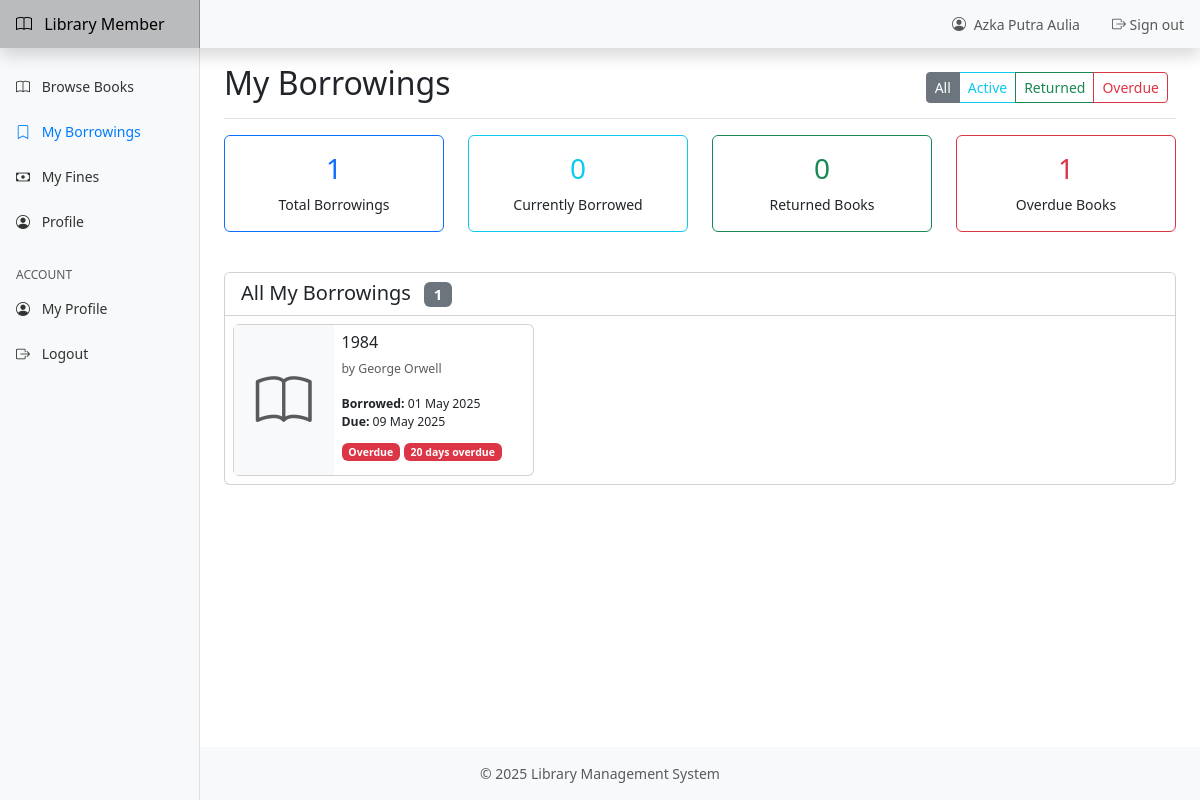
The page /index.php?page=my-borrowings (signed in) on the database its author committed.
### tables this page shows
CREATE TABLE `borrowings` (
  `borrowing_id` int(11) NOT NULL,
  `anggota_id` int(11) NOT NULL,
  `book_id` int(11) NOT NULL,
  `borrow_date` date NOT NULL,
  `due_date` date NOT NULL,
  `return_date` date DEFAULT NULL,
  `status` enum('borrowed','returned','overdue','lost') NOT NULL DEFAULT 'borrowed',
  `fine_amount` decimal(10,2) DEFAULT 0.00,
  `notes` text DEFAULT NULL,
  `created_at` timestamp NOT NULL DEFAULT current_timestamp(),
  `updated_at` timestamp NOT NULL DEFAULT current_timestamp() ON UPDATE current_timestamp()
);

CREATE TABLE `books` (
  `book_id` int(11) NOT NULL,
  `title` varchar(255) NOT NULL,
  `author` varchar(255) DEFAULT NULL,
  `publisher` varchar(255) DEFAULT NULL,
  `year_published` year(4) DEFAULT NULL,
  `isbn` varchar(20) DEFAULT NULL,
  `category` varchar(100) DEFAULT NULL,
  `description` text DEFAULT NULL,
  `cover` longblob DEFAULT NULL,
  `stock` int(11) NOT NULL DEFAULT 0,
  `available_stock` int(11) NOT NULL DEFAULT 0,
  `location` varchar(100) DEFAULT NULL,
  `created_at` timestamp NOT NULL DEFAULT current_timestamp(),
  `updated_at` timestamp NOT NULL DEFAULT current_timestamp() ON UPDATE current_timestamp()
);

### includes/functions.php (called while the page is built, shortened)
<?php
function formatDate($date) {
    return date('d M Y', strtotime($date));
}
function calculateDaysRemaining($dueDate) {
    $now = new DateTime();
    $due = new DateTime($dueDate);
    $diff = $now->diff($due);
    if ($now > $due) {
        return -$diff->days;
    } else {
        return $diff->days;
    }
}

### pages/my-borrowings.php (the view, shortened to what this page needs)
<?php
$anggotaId = $_SESSION['anggota_id'] ?? 0;
$filter = isset($_GET['filter']) ? $_GET['filter'] : '';
$page = isset($_GET['p']) ? intval($_GET['p']) : 1;
$limit = ITEMS_PER_PAGE;
$offset = ($page - 1) * $limit;
$query = "SELECT b.*, bk.title as book_title, bk.author as book_author, bk.cover
          FROM borrowings b
          JOIN books bk ON b.book_id = bk.book_id
          WHERE b.anggota_id = ?";
$countQuery = "SELECT COUNT(*) as total FROM borrowings b WHERE b.anggota_id = ?";
$params = [$anggotaId];
try {
    $stmt = $pdo->prepare($countQuery);
    $stmt->execute($params);
    $totalItems = $stmt->fetch()['total'];
} catch (PDOException $e) {
    $errorMessage = "Error counting borrowings: " . $e->getMessage();
}
$query .= " ORDER BY b.borrow_date DESC LIMIT ? OFFSET ?";
$params[] = $limit;
$params[] = $offset;
try {
    $stmt = $pdo->prepare($query);
    $stmt->execute($params);
    $borrowings = $stmt->fetchAll();
} catch (PDOException $e) {
    $errorMessage = "Error retrieving borrowings: " . $e->getMessage();
}
try {
    $stmt = $pdo->prepare("SELECT
                          COUNT(*) as total,
                          SUM(CASE WHEN status = 'borrowed' THEN 1 ELSE 0 END) as active,
                          SUM(CASE WHEN status = 'returned' THEN 1 ELSE 0 END) as returned,
                          SUM(CASE WHEN status = 'overdue' THEN 1 ELSE 0 END) as overdue
                          FROM borrowings WHERE anggota_id = ?");
    $stmt->execute([$anggotaId]);
    $stats = $stmt->fetch();
} catch (PDOException $e) {
    $stats = ['total' => 0, 'active' => 0, 'returned' => 0, 'overdue' => 0];
}
?>
<div class="d-flex justify-content-between flex-wrap flex-md-nowrap align-items-center pt-3 pb-2 mb-3 border-bottom">
    <h1 class="h2">My Borrowings</h1>
    <div class="btn-toolbar mb-2 mb-md-0">
        <div class="btn-group me-2">
            <a href="index.php?page=my-borrowings" class="btn btn-sm btn-outline-secondary <?php echo empty($filter) ? 'active' : ''; ?>">All</a>
            <a href="index.php?page=my-borrowings&filter=active" class="btn btn-sm btn-outline-info <?php echo $filter === 'active' ? 'active' : ''; ?>">Active</a>
            <a href="index.php?page=my-borrowings&filter=returned" class="btn btn-sm btn-outline-success <?php echo $filter === 'returned' ? 'active' : ''; ?>">Returned</a>
            <a href="index.php?page=my-borrowings&filter=overdue" class="btn btn-sm btn-outline-danger <?php echo $filter === 'overdue' ? 'active' : ''; ?>">Overdue</a>
        </div>
    </div>
</div>
<div class="row mb-4">
    <div class="col-md-3 mb-3">
        <div class="card h-100 border-primary">
            <div class="card-body text-center">
                <h3 class="text-primary"><?php echo $stats['total']; ?></h3>
                <p class="card-text">Total Borrowings</p>
            </div>
        </div>
    </div>
    <div class="col-md-3 mb-3">
        <div class="card h-100 border-info">
            <div class="card-body text-center">
                <h3 class="text-info"><?php echo $stats['active']; ?></h3>
                <p class="card-text">Currently Borrowed</p>
            </div>
        </div>
    </div>
    <div class="col-md-3 mb-3">
        <div class="card h-100 border-success">
            <div class="card-body text-center">
                <h3 class="text-success"><?php echo $stats['returned']; ?></h3>
                <p class="card-text">Returned Books</p>
            </div>
        </div>
    </div>
    <div class="col-md-3 mb-3">
        <div class="card h-100 border-danger">
            <div class="card-body text-center">
                <h3 class="text-danger"><?php echo $stats['overdue']; ?></h3>
                <p class="card-text">Overdue Books</p>
            </div>
        </div>
    </div>
</div>
<div class="card">
    <div class="card-header bg-white">
        <h5 class="card-title mb-0">
            <?php
            if ($filter === 'active') {
                echo 'Currently Borrowed Books';
            } elseif ($filter === 'returned') {
                echo 'Returned Books';
            } elseif ($filter === 'overdue') {
                echo 'Overdue Books';
            } else {
                echo 'All My Borrowings';
            }
            ?>
            <span class="badge bg-secondary ms-2"><?php echo $totalItems; ?></span>
        </h5>
    </div>
    <div class="card-body p-0">
        <?php if (empty($borrowings)): ?>
            <div class="p-4 text-center text-muted">
                <i class="bi bi-book display-1"></i>
                <h4 class="mt-3">No borrowings found</h4>
                <p>You haven't borrowed any books yet.</p>
                <a href="index.php?page=books" class="btn btn-primary">Browse Books</a>
            </div>
        <?php else: ?>
            <div class="row g-0">
                <?php foreach ($borrowings as $borrowing): ?>
                    <div class="col-md-6 col-lg-4">
                        <div class="card m-2">
                            <div class="row g-0">
                                <div class="col-4">
                                    <div class="bg-light d-flex align-items-center justify-content-center" style="height: 150px;">
                                        <?php if (!empty($borrowing['cover'])): ?>
                                            <img
                                                 alt="Book Cover" class="img-fluid" style="max-height: 130px;">
                                        <?php else: ?>
                                            <i class="bi bi-book display-4 text-muted"></i>
                                        <?php endif; ?>
                                    </div>
                                </div>
                                <div class="col-8">
                                    <div class="card-body p-2">
                                        <h6 class="card-title"><?php echo htmlspecialchars($borrowing['book_title']); ?></h6>
                                        <?php if (!empty($borrowing['book_author'])): ?>
                                            <p class="card-text small text-muted">by <?php echo htmlspecialchars($borrowing['book_author']); ?></p>
                                        <?php endif; ?>
                                        <div class="small">
                                            <div><strong>Borrowed:</strong> <?php echo formatDate($borrowing['borrow_date']); ?></div>
                                            <div><strong>Due:</strong> <?php echo formatDate($borrowing['due_date']); ?></div>
                                        </div>
                                        <div class="mt-2">
                                            <span class="badge bg-<?php
                                                echo $borrowing['status'] == 'borrowed' ? 'info' :
                                                    ($borrowing['status'] == 'returned' ? 'success' : 'danger');
                                            ?>">
                                                <?php echo ucfirst($borrowing['status']); ?>
                                            </span>
                                            <?php if ($borrowing['status'] === 'borrowed' || $borrowing['status'] === 'overdue'): ?>
                                                <?php $daysRemaining = calculateDaysRemaining($borrowing['due_date']); ?>
                                                <?php if ($daysRemaining < 0): ?>
                                                    <span class="badge bg-danger"><?php echo abs($daysRemaining); ?> days overdue</span>
                                                <?php elseif ($daysRemaining <= 3): ?>
                                                    <span class="badge bg-warning"><?php echo $daysRemaining; ?> days left</span>
                                                <?php endif; ?>
                                            <?php endif; ?>
                                        </div>
                                    </div>
                                </div>
                            </div>
                        </div>
                    </div>
                <?php endforeach; ?>
            </div>
        <?php endif; ?>
    </div>
</div>

### assets/css/style.css (style rules this page uses)
body { font-size: .875rem; min-height: 100vh; display: flex; flex-direction: column; }

### rows shown on the page
borrowings: book.title "1984", book.author "George Orwell", borrow_date "01 May 2025", due_date "09 May 2025", status "Overdue", due_date "20"

### other values the page prints
$_SESSION['full_name'] "Azka Putra Aulia"
$item['text'] "Browse Books"
$item['text'] "My Borrowings"
$item['text'] "My Fines"
$item['text'] "Profile"
$stats['total'] "1"
$stats['active'] "0"
$stats['returned'] "0"
$stats['overdue'] "1"
$totalItems "1"
